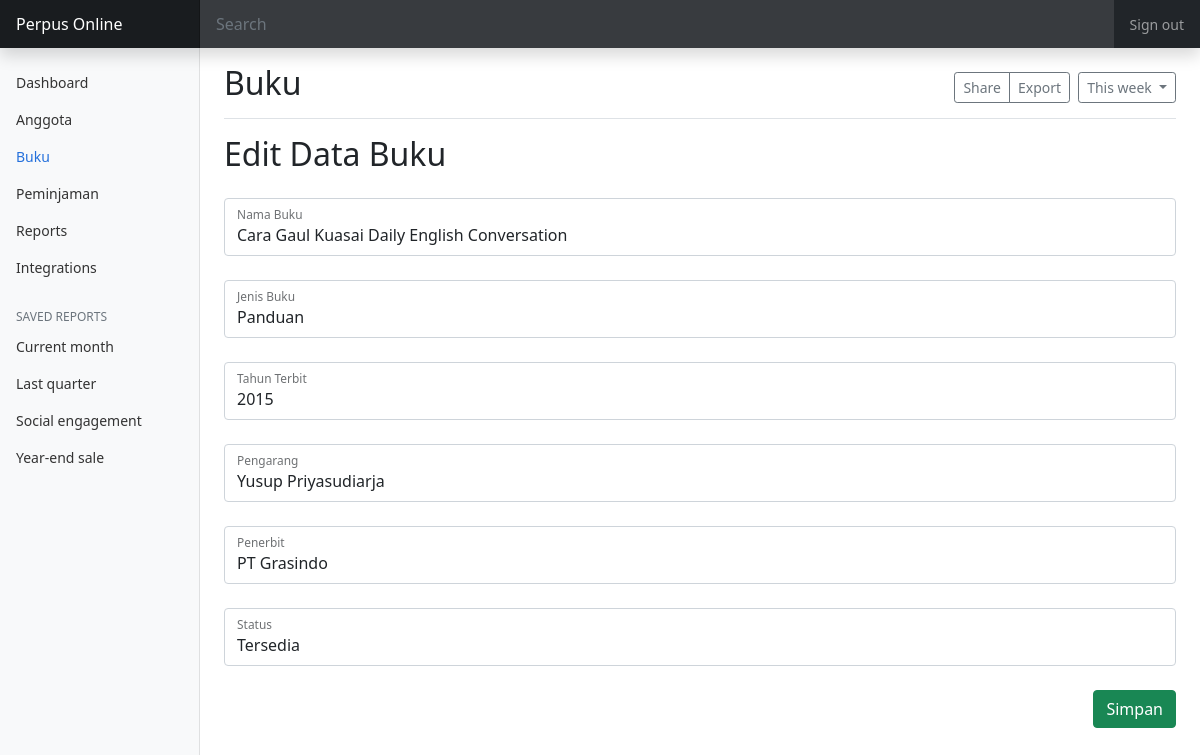
Page /assets/functions/buku/edit_buku.php?id=1 (signed in) on the committed database.
### tables this page shows
CREATE TABLE IF NOT EXISTS `buku` (
  `id_buku` int(11) NOT NULL AUTO_INCREMENT,
  `nama_buku` varchar(50) DEFAULT NULL,
  `jenis_buku` varchar(50) DEFAULT NULL,
  `tahun_terbit` int(11) DEFAULT NULL,
  `pengarang` varchar(50) DEFAULT NULL,
  `penerbit` varchar(50) DEFAULT NULL,
  `status` varchar(50) DEFAULT NULL,
  PRIMARY KEY (`id_buku`)
);

### assets/functions/buku/edit_buku.php (the view, shortened to what this page needs)
<!doctype html>
<html lang="en">
  <head>
    <link href="https://cdn.jsdelivr.net/npm/bootstrap@5.1.3/dist/css/bootstrap.min.css" rel="stylesheet">
    <link href="../../css/dashboard.css" rel="stylesheet">
  </head>
  <body>
  <?php
    require_once "../connection.php";
  ?>
<header class="navbar navbar-dark sticky-top bg-dark flex-md-nowrap p-0 shadow">
  <a class="navbar-brand col-md-3 col-lg-2 me-0 px-3" href="../../../dashboard.php">Perpus Online</a>
  <input class="form-control form-control-dark w-100" type="text" placeholder="Search" aria-label="Search">
  <div class="navbar-nav">
    <div class="nav-item text-nowrap">
      <a class="nav-link px-3" href="../logout.php">Sign out</a>
    </div>
  </div>
</header>
<div class="container-fluid">
  <div class="row">
    <nav id="sidebarMenu" class="col-md-3 col-lg-2 d-md-block bg-light sidebar collapse">
      <div class="position-sticky pt-3">
        <ul class="nav flex-column">
          <li class="nav-item">
            <a class="nav-link" aria-current="page" href="dashboard.php">
              Dashboard
            </a>
          </li>
          <li class="nav-item">
            <a class="nav-link" href="anggota.php">
              Anggota
            </a>
          </li>
          <li class="nav-item">
            <a class="nav-link active" href="buku.php">
              Buku
            </a>
          </li>
          <li class="nav-item">
            <a class="nav-link" href="../../../peminjaman.php">
              Peminjaman
            </a>
          </li>
          <li class="nav-item">
            <a class="nav-link" href="#">
              Reports
            </a>
          </li>
          <li class="nav-item">
            <a class="nav-link" href="#">
              Integrations
            </a>
          </li>
        </ul>
        <h6 class="sidebar-heading d-flex justify-content-between align-items-center px-3 mt-4 mb-1 text-muted">
          <span>Saved reports</span>
        </h6>
        <ul class="nav flex-column mb-2">
          <li class="nav-item">
            <a class="nav-link" href="#">
              Current month
            </a>
          </li>
          <li class="nav-item">
            <a class="nav-link" href="#">
              Last quarter
            </a>
          </li>
          <li class="nav-item">
            <a class="nav-link" href="#">
              Social engagement
            </a>
          </li>
          <li class="nav-item">
            <a class="nav-link" href="#">
              Year-end sale
            </a>
          </li>
        </ul>
      </div>
    </nav>
    <main class="col-md-9 ms-sm-auto col-lg-10 px-md-4">
      <div class="d-flex justify-content-between flex-wrap flex-md-nowrap align-items-center pt-3 pb-2 mb-3 border-bottom">
        <h1 class="h2">Buku</h1>
        <div class="btn-toolbar mb-2 mb-md-0">
          <div class="btn-group me-2">
            <button type="button" class="btn btn-sm btn-outline-secondary">Share</button>
            <button type="button" class="btn btn-sm btn-outline-secondary">Export</button>
          </div>
          <button type="button" class="btn btn-sm btn-outline-secondary dropdown-toggle">
            This week
          </button>
        </div>
      </div>
      <?php
        $id_buku = $_GET['id'];
        $sql = "SELECT * FROM buku WHERE id_buku = '$id_buku'";
        $result = $conn->query($sql);
        if($result->num_rows>0){
            while($row = $result->fetch_assoc()){
      ?>
      <h2>Edit Data Buku</h2>
    <form action="update_buku.php" method="POST">
    <div class="form-floating mt-4">
    <label for="floatingInput">Id Buku</label>
    </div>
     <div class="form-floating mt-4">
       <input type="text" class="form-control" id="floatingInput" placeholder="Nama Buku" name="nama_buku" value="<?=$row['nama_buku']?>" required>
        <label for="floatingInput">Nama Buku</label>
     </div>
     <div class="form-floating mt-4">
        <input type="text" class="form-control" id="floatingPassword" placeholder="Jenis Buku" name="jenis_buku" value="<?=$row['jenis_buku']?>" required>
        <label for="floatingPassword">Jenis Buku</label>
      </div>
      <div class="form-floating mt-4">
       <input type="number" class="form-control" id="floatingInput" placeholder="Tahun Terbit" name="tahun_terbit" value="<?=$row['tahun_terbit']?>" required>
        <label for="floatingInput">Tahun Terbit</label>
     </div>
     <div class="form-floating mt-4">
       <input type="text" class="form-control" id="floatingInput" placeholder="Pengarang" name="pengarang" value="<?=$row['pengarang']?>" required>
        <label for="floatingInput">Pengarang</label>
     </div>
     <div class="form-floating mt-4">
       <input type="text" class="form-control" id="floatingInput" placeholder="Penerbit" name="penerbit" value="<?=$row['penerbit']?>" required>
        <label for="floatingInput">Penerbit</label>
     </div>
     <div class="form-floating mt-4">
      <select name="status" id="floatingInput" class="form-control" placeholder="Status" value="<?=$row['status']?>" required>
       <option>Tersedia</option>
      </select>
      <label for="floatingInput">Status</label>
     </div>
     <input type="submit" class="btn btn-success mt-4 float-end" value="Simpan">
     <?php } ?>
   <?php } ?>
    </main>
  </div>
</div>
  </body>
</html>

### assets/css/dashboard.css (style rules this page uses)
body { font-size: .875rem; }
.sidebar { position: fixed; top: 0; bottom: 0; left: 0; z-index: 100; padding: 48px 0 0; box-shadow: inset -1px 0 0 rgba(0, 0, 0, .1); }
.sidebar .nav-link { font-weight: 500; color: #333; }
.sidebar .nav-link.active { color: #2470dc; }
.sidebar-heading { font-size: .75rem; text-transform: uppercase; }
.navbar-brand { padding-top: .75rem; padding-bottom: .75rem; font-size: 1rem; background-color: rgba(0, 0, 0, .25); box-shadow: inset -1px 0 0 rgba(0, 0, 0, .25); }
.navbar .form-control { padding: .75rem 1rem; border-width: 0; border-radius: 0; }
.form-control-dark { color: #fff; background-color: rgba(255, 255, 255, .1); border-color: rgba(255, 255, 255, .1); }

### rows in the picture
buku: nama_buku "Cara Gaul Kuasai Daily English Conversation", jenis_buku "Panduan", tahun_terbit "2015", pengarang "Yusup Priyasudiarja", penerbit "PT Grasindo", status "Tersedia"
